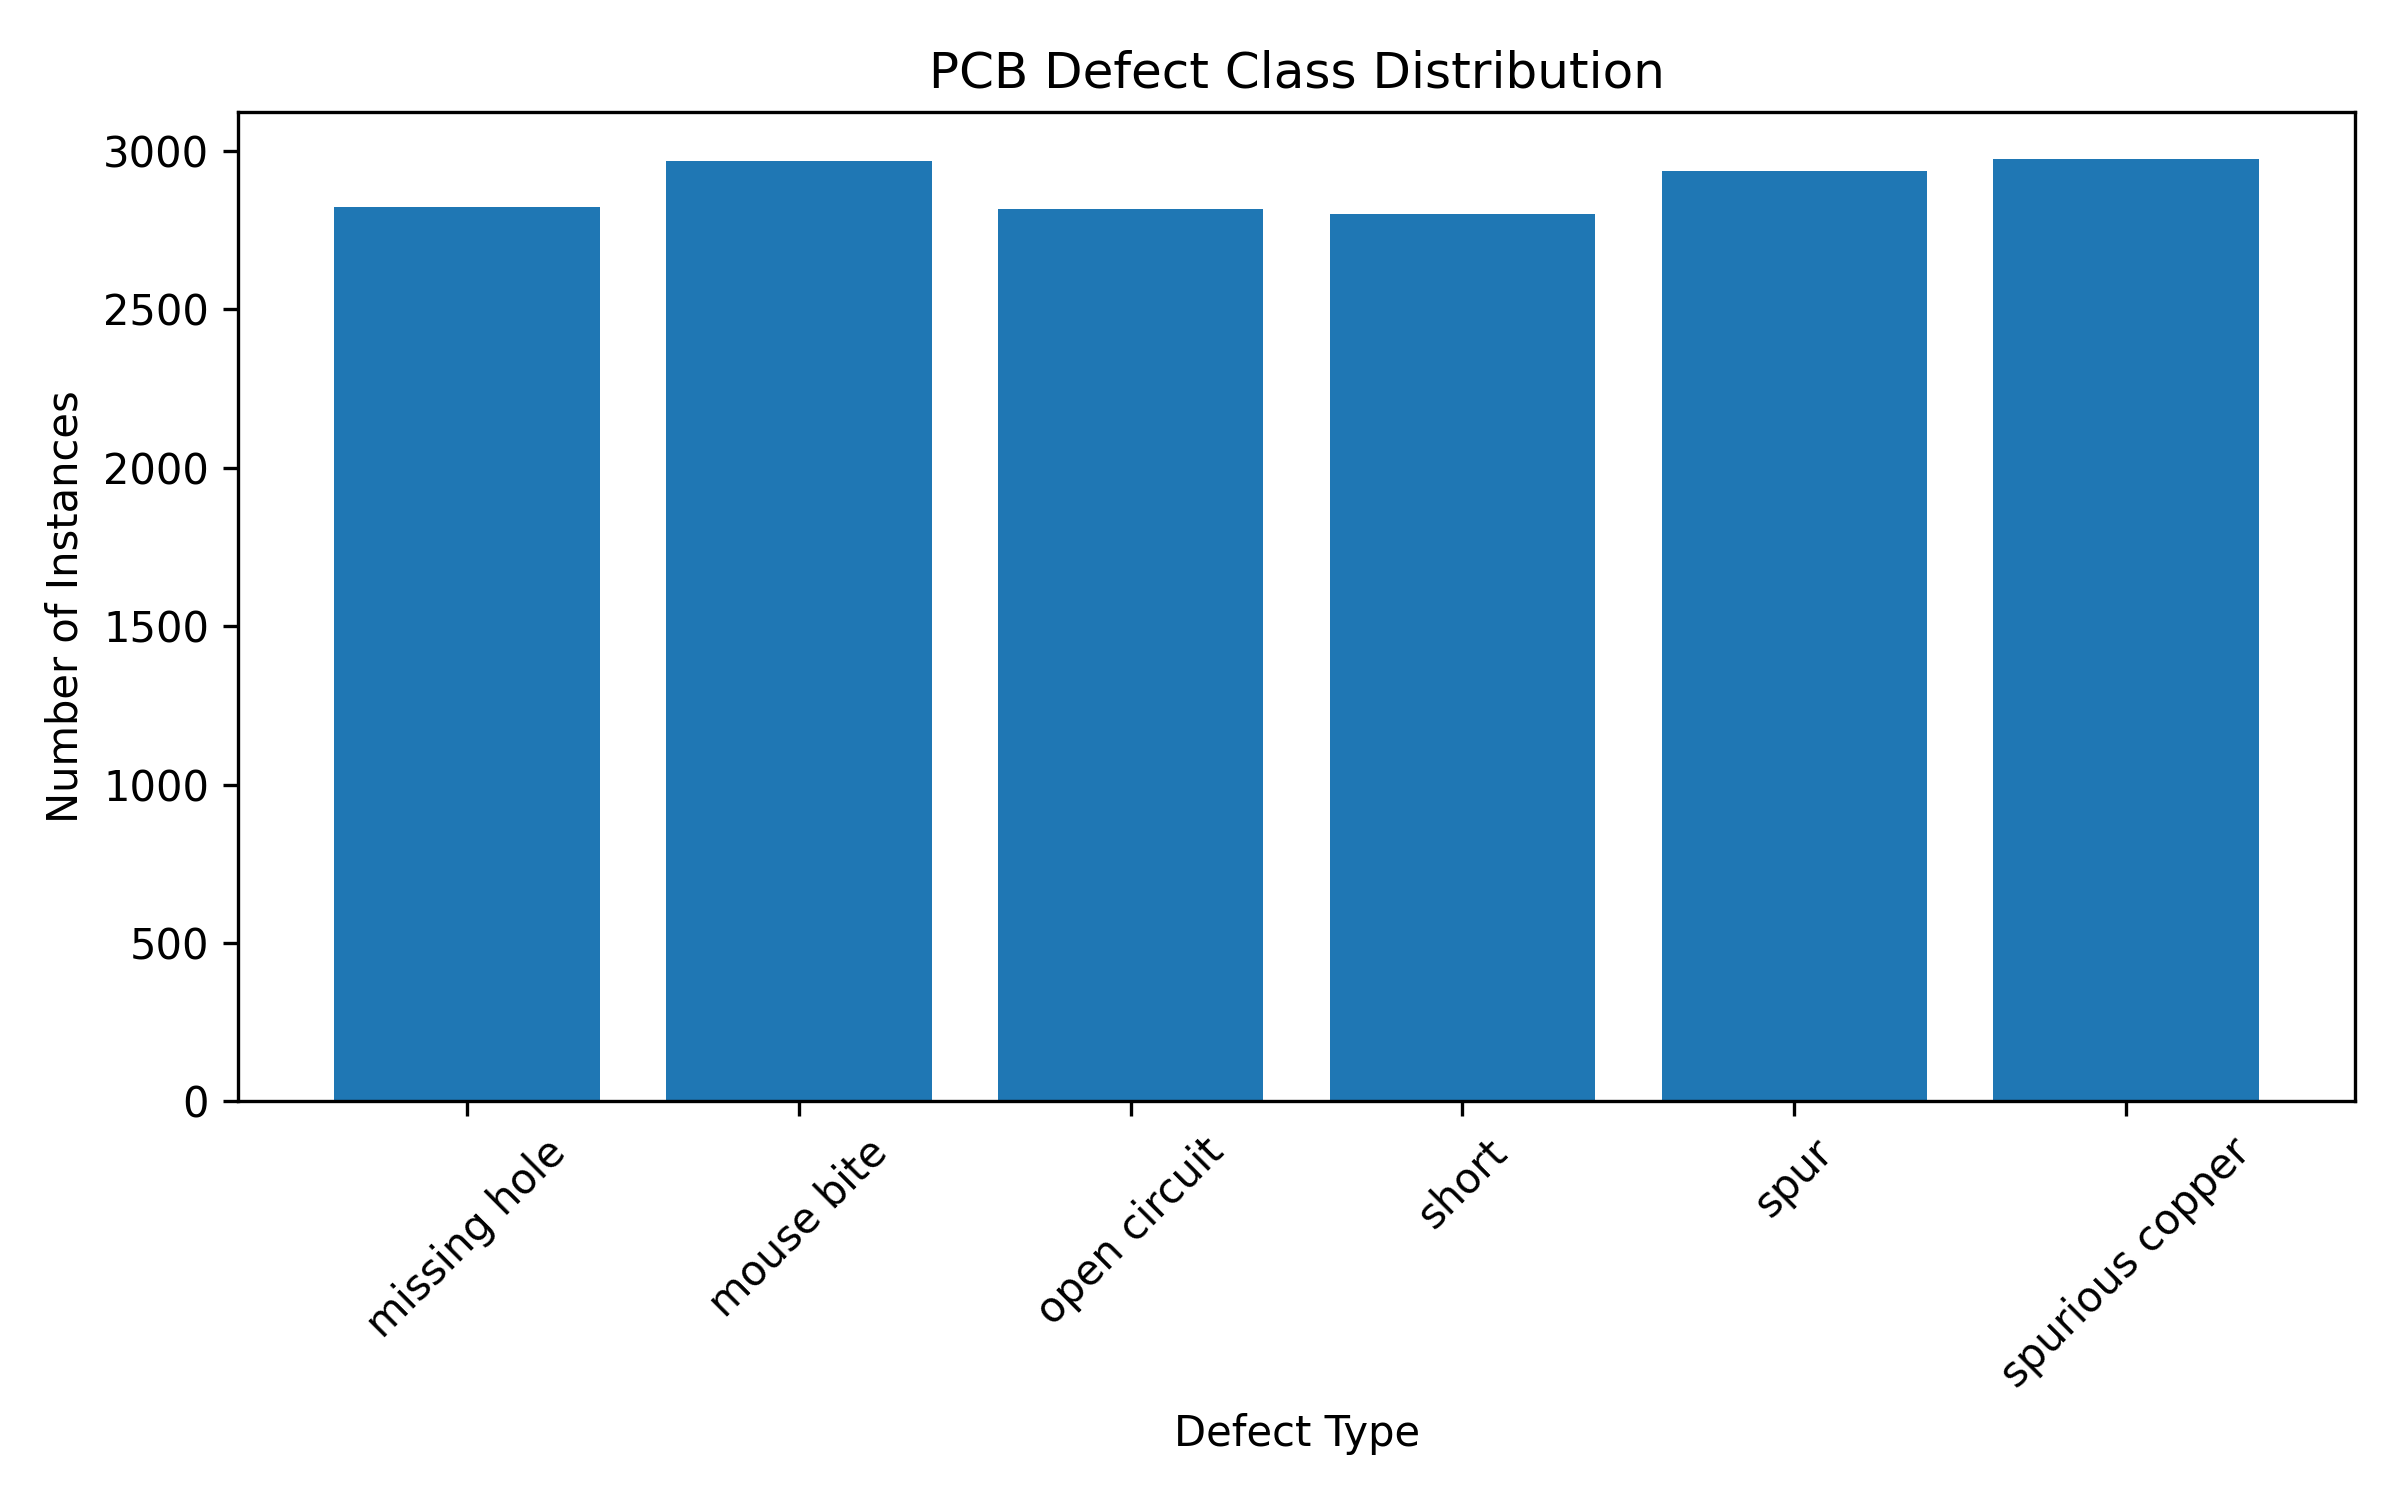

Reproduce this figure in Python.
import os
import matplotlib.pyplot as plt

# path to label folder
label_folder = "../datasets/HRIPCB/labels/train"

# class names
classes = [
    "missing hole",
    "mouse bite",
    "open circuit",
    "short",
    "spur",
    "spurious copper"
]

class_counts = [0] * len(classes)

for file in os.listdir(label_folder):
    if file.endswith(".txt"):
        with open(os.path.join(label_folder, file), "r") as f:
            for line in f.readlines():
                parts = line.strip().split()
                class_id = int(parts[0])
                class_counts[class_id] += 1

# print counts
for i, name in enumerate(classes):
    print(f"{name}: {class_counts[i]}")

# plot distribution
plt.figure(figsize=(8,5))
plt.bar(classes, class_counts)
plt.xticks(rotation=45)
plt.title("PCB Defect Class Distribution")
plt.xlabel("Defect Type")
plt.ylabel("Number of Instances")
plt.tight_layout()

plt.savefig("class_distribution.png", dpi=300)
plt.show()
